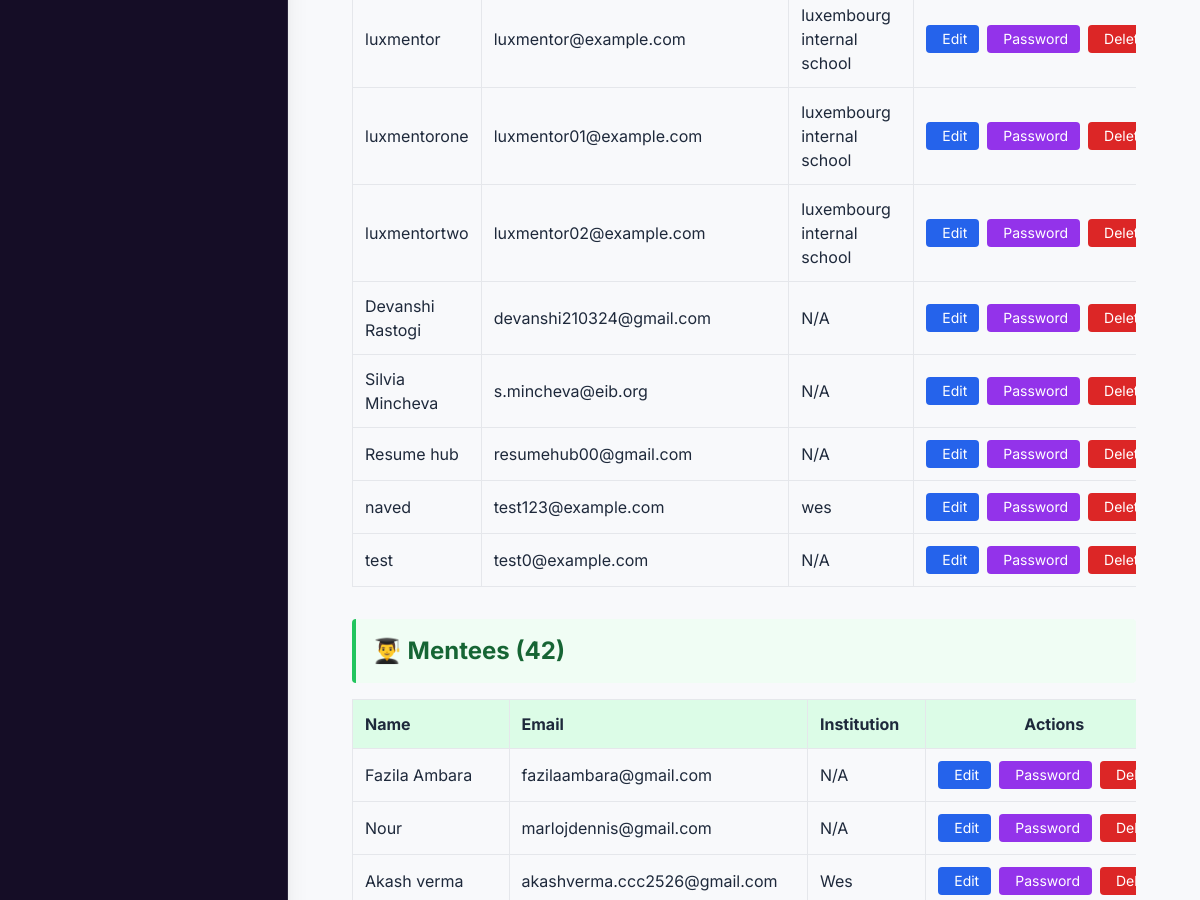
The app's page /manage_created_accounts (signed in, middle part), older data.
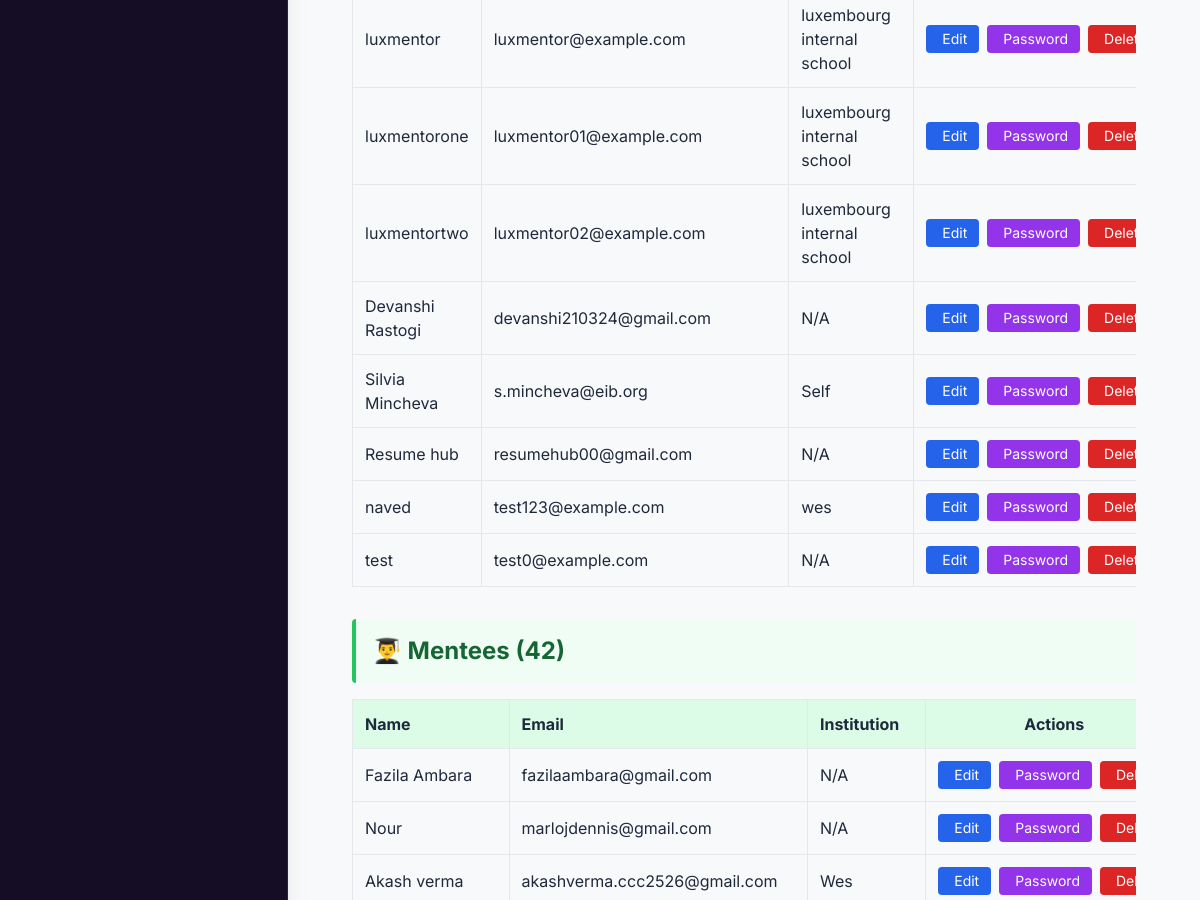
The same page, newer data.
### app.py (models this page shows, shortened)
class User(db.Model):
    __tablename__ = "signup_details"
    id = db.Column(db.Integer, primary_key=True)
    name = db.Column(db.String(100), nullable=False)
    email = db.Column(db.String(100), unique=True, nullable=False)
    password = db.Column(db.String(200), nullable=True)   # nullable for OAuth users
    user_type = db.Column(db.String(10), nullable=True)  # nullable until user selects type
    institution = db.Column(db.String(150), nullable=True)
    institution_id = db.Column(db.Integer, db.ForeignKey("institutions.id"), nullable=True)
    google_id = db.Column(db.String(200), unique=True, nullable=True)
    oauth_provider = db.Column(db.String(50), nullable=True)  # 'google', 'facebook', etc.
    profile_picture_url = db.Column(db.String(500), nullable=True)  # OAuth profile picture
    oauth_created_at = db.Column(db.DateTime, nullable=True)
    created_at = db.Column(db.DateTime, default=datetime.utcnow)
    mentor_profile = db.relationship("MentorProfile", backref="user", uselist=False)
    mentee_profile = db.relationship("MenteeProfile", backref="user_ref", uselist=False, foreign_keys="MenteeProfile.user_id", overlaps="mentee_profile_ref,user")
    institution_ref = db.relationship("Institution", backref="users", foreign_keys="User.institution_id")

### app.py (the view)
@app.route("/manage_created_accounts")
def manage_created_accounts():
    if "email" not in session or session.get("user_type") != "0":
        flash("Only supervisors can access this page!", "error")
        return redirect(url_for("signin"))
    all_users = User.query.all()
    mentors = [u for u in all_users if u.user_type == "1"]
    mentees = [u for u in all_users if u.user_type == "2"]
    institutions = [u for u in all_users if u.user_type == "3"]
    return render_template(
        "supervisor/manage_created_accounts.html",
        show_sidebar=True,
        mentors=mentors,
        mentees=mentees,
        institutions=institutions,
        total_accounts=len(all_users)
    )

### app.py (called while the page is built)
@app.context_processor
def inject_profile_complete():
    profile_complete = True  # Default to True (no popup)
    if "email" in session and session.get("user_type") in ["1", "2"]:
        user = User.query.filter_by(email=session["email"]).first()
        if user:
            profile_complete = check_profile_complete(user.id, session.get("user_type"))
    return dict(profile_complete=profile_complete)

### templates/supervisor/manage_created_accounts.html (shortened to what the changed rows need)
{% extends "base2.html" %}
{% block content %}
<div class="max-w-6xl mx-auto mt-8 p-6">
                    {% set institutions_list = [] %}
    <div class="mb-8">
        {% if mentors %}
        <div class="overflow-x-auto">
            <table class="w-full border-collapse">
                <tbody id="mentorTable">
                    {% for mentor in mentors %}
                    <tr class="hover:bg-gray-50 account-row" data-type="mentor" data-name="{{ mentor.name.lower() }}" data-email="{{ mentor.email.lower() }}" data-institution="{{ (mentor.institution or '').lower() }}">
                        <td class="border p-3">{{ mentor.name }}</td>
                        <td class="border p-3">{{ mentor.email }}</td>
                        <td class="border p-3">{{ mentor.institution or 'N/A' }}</td>
                        <td class="border p-3 text-center">
                            <div class="flex gap-2 justify-center">
                                <a href="{{ url_for('edit_user', user_id=mentor.id) }}" class="px-3 py-1 bg-blue-600 text-white rounded hover:bg-blue-700 text-sm inline-block">
                                    Edit
                                </a>
                                <a href="{{ url_for('reset_user_password', user_id=mentor.id) }}" class="px-3 py-1 bg-purple-600 text-white rounded hover:bg-purple-700 text-sm inline-block">
                                    Password
                                </a>
                                <form method="POST" action="{{ url_for('delete_user', user_id=mentor.id) }}" style="display:inline;" onsubmit="return confirm('Are you sure you want to delete this user? This action cannot be undone.');">
                                    <button type="submit" class="px-3 py-1 bg-red-600 text-white rounded hover:bg-red-700 text-sm">
                                        Delete
                                    </button>
                                </form>
                            </div>
                        </td>
                    </tr>
                    {% endfor %}
                </tbody>
            </table>
        </div>
        {% else %}
        <p class="text-gray-500 p-4">No mentors created yet.</p>
        {% endif %}
    </div>
    <div class="mb-8">
        <div class="bg-green-50 border-l-4 border-green-500 p-4 mb-4 rounded">
            <h2 class="text-2xl font-bold text-green-800">👨‍🎓 Mentees (<span id="menteeCount">{{ mentees|length }}</span>)</h2>
        </div>
        {% if mentees %}
        <div class="overflow-x-auto">
            <table class="w-full border-collapse">
                <thead>
                    <tr class="bg-green-100">
                        <th class="border p-3 text-left">Name</th>
                        <th class="border p-3 text-left">Email</th>
                        <th class="border p-3 text-left">Institution</th>
                        <th class="border p-3 text-center">Actions</th>
                    </tr>
                </thead>
            </table>
        </div>
        {% else %}
        <p class="text-gray-500 p-4">No mentees created yet.</p>
        {% endif %}
    </div>
</div>
{% endblock %}

Row changes from the older to the newer data that the page shows:
changed User "Silvia Mincheva": institution "N/A" → "Self"
